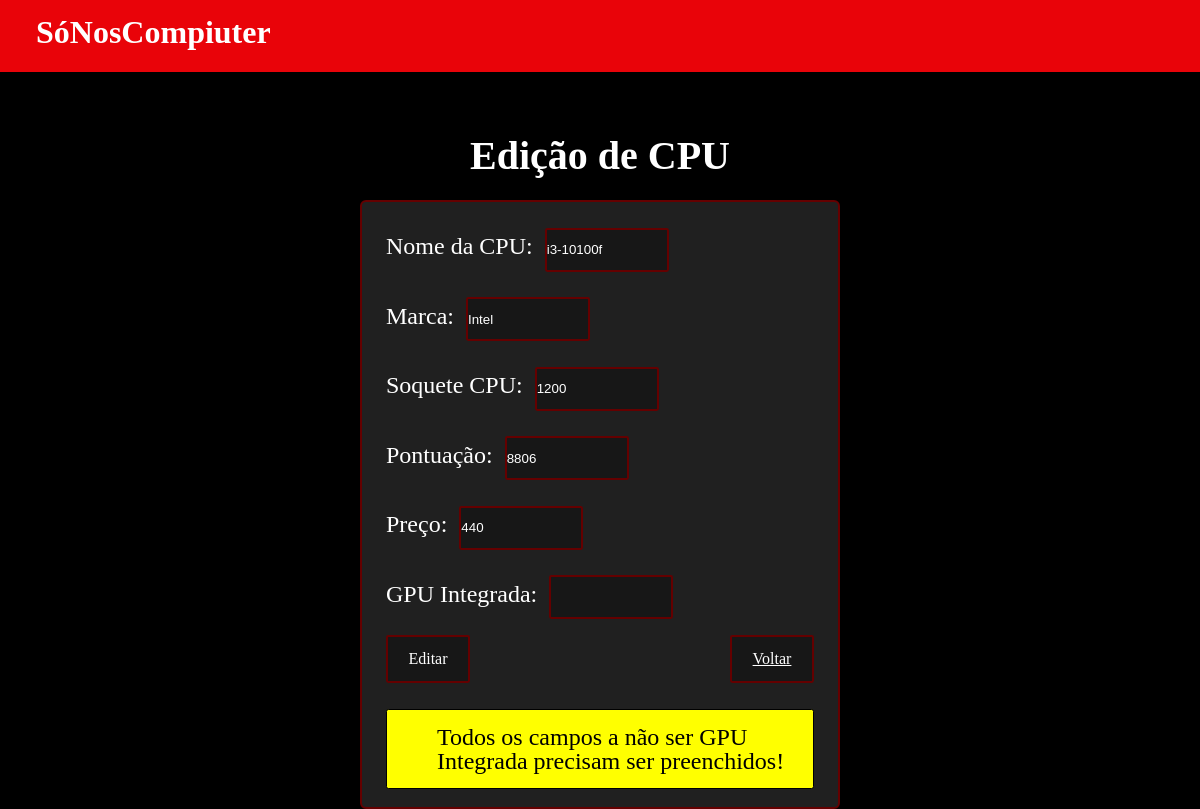
Page /login/edit_cpu.php?id=1 (signed in) on the committed database.
### tables this page shows
CREATE TABLE `cpu` (
  `id` int(5) NOT NULL,
  `marca` varchar(50) DEFAULT NULL,
  `soquete` varchar(50) DEFAULT NULL,
  `pontuacao` int(6) DEFAULT NULL,
  `preco` float DEFAULT NULL,
  `nome_cpu` varchar(50) NOT NULL,
  `gpu_integrado` varchar(50) DEFAULT NULL
);

### login/edit_cpu.php (the view, shortened to what this page needs)
<?php
    include('conexao.php');
    if(isset($_GET['id'])) {
        $id = (int)$_GET['id'];
    }
    $sql = "SELECT * from cpu where id = $id";
    $result = $mysqli->query($sql);
    $row = $result->FETCH_ASSOC();
    $nome = $row['nome_cpu'];
    $marca = $row['marca'];
    $soquete = $row['soquete'];
    $pontuacao = $row['pontuacao'];
    $preco = $row['preco'];
    $gpu_integrada = $row['gpu_integrado'];
    $nome_cpu = filter_input(INPUT_POST, 'nome_cpu', FILTER_SANITIZE_STRING);
    $marca_cpu = filter_input(INPUT_POST, 'marca_cpu', FILTER_SANITIZE_STRING);
    $soquete_cpu = filter_input(INPUT_POST, 'soquete_cpu', FILTER_SANITIZE_STRING);
    $preco_cpu = filter_input(INPUT_POST, 'preco_cpu', FILTER_SANITIZE_STRING);
    $pontuacao_cpu = filter_input(INPUT_POST, 'pontuacao_cpu', FILTER_SANITIZE_STRING);
    $gpu_integrada_cpu = filter_input(INPUT_POST, 'gpu_integrada', FILTER_SANITIZE_STRING);
    if($nome_cpu == "" || $marca_cpu == "" || $soquete_cpu == "" || $preco_cpu == "" || $pontuacao_cpu == "") {
        $erro_geral = "Todos os campos a não ser GPU Integrada precisam ser preenchidos!";
    }else if ($pontuacao_cpu < 0){
        $mensagem_pontuacao_invalido = "Insira uma pontuaçâo válida!";
    }else if ($preco_cpu < 0){
        $mensagem_preco_invalido = "Insira um preço válido!";
    }else if (preg_match('/^[a-zA-Z0-9\s-]+$/', $nome_gpu_integrado) || $nome_gpu_integrado == "") {
        if(preg_match('/^[a-zA-Z0-9]+$/', $soquete_cpu)) {
            if(preg_match('/^[0-9]+$/', $preco_cpu) || preg_match('/^[0-9]+$/', $pontuacao_cpu)) {
                if (preg_match('/^[a-zA-Z0-9\s-]+$/', $nome_cpu)) {
                    if(preg_match('/^[a-zA-Z0-9]+$/', $marca_cpu)){
                        $sql = "UPDATE cpu set nome_cpu = '$nome_cpu', marca = '$marca_cpu', soquete = '$soquete_cpu', preco = '$preco_cpu', pontuacao = '$pontuacao_cpu', gpu_integrado = '$gpu_integrada_cpu' where id = '$id'";
                        $result = mysqli_query($mysqli, $sql);
                        header('Location: painel_cpu.php');
                    }else {
                        $mensagem_marca_invalida = "O campo marca só pode conter letras e números!";
                    }
                } else {
                    $mensagem_caracteres_invalidos_letras_numeros = "Os campos nome e marca só podem conter letras e números!";
                }
            }else{
                $mensagem_caracteres_invalidos_numeros = "Os campos pontuaçãoe e preço só podem conter números inteiros!";
            }
        }else {
            $mensagem_soquete_invalido = "O campo soquete só pode conter letras e números!";
        }
    }else {
        $mensagem_nome_gpu_integrado_invalido = "O campo GPU Integrada só pode conter letras e números!";
    }
?>
<!DOCTYPE html>
<html lang="pt-br">
<head>
    <link href="//maxcdn.bootstrapcdn.com/font-awesome/4.2.0/css/font-awesome.min.css" rel="stylesheet">
    <link rel="stylesheet" media="screen" href="https://fontlibrary.org//face/horta" type="text/css" />
    <link rel="stylesheet" href="../css/reset.css">
    <link rel="stylesheet" href="../css/style.css">
</head>
<body>
    <header>
        <a href="index.php"><button class="titulo">SóNosCompiuter</button></a>
    </header>
    <h1>Edição de CPU</h1>
    <form action="" method="POST">
        <div class="games">
            <div>
                <p class="pgames">Nome da CPU:</p>
                <input class="label orçamento" type="text" id="nome_cpu" name="nome_cpu" value="<?php echo $nome; ?>">
            </div>
            <p class="pgames">Marca:</p>
            <input class="label orçamento" type="text" id="marca_cpu" name="marca_cpu" value="<?php echo $marca; ?>">
            <div>
                <p class="pgames">Soquete CPU:</p>
                <input class="label orçamento" type="text" id="soquete_cpu" name="soquete_cpu"
                    value="<?php echo $soquete; ?>">
            </div>
            <div>
                <p class="pgames">Pontuação:</p>
                <input class="label orçamento" type="number" id="pontuacao_cpu" name="pontuacao_cpu"
                    value="<?php echo $pontuacao; ?>">
            </div>
            <div>
                <p class="pgames">Preço:</p>
                <input class="label orçamento" type="text" id="preco_cpu" name="preco_cpu" value="<?php echo $preco; ?>">
            <div>
            <div>
                <p class="pgames">GPU Integrada:</p>
                <input class="label orçamento" type="text" id="gpu_integrada" name="gpu_integrada" value="<?php echo $gpu_integrada; ?>">
            <div>
            <div class="cadastrar-container">
                <button class="cadastrar" type="submit">Editar</button>
                <button class="cadastrar" type="button"><a class="style-href" href="painel_cpu.php">Voltar</a></button>
            </div>
            <?php
                if(isset($erro_geral)){
                    echo "<div class='info'>".$erro_geral."</div>";
                }
            ?>
        </div>
    </form>
</body>
</html>

### css/style.css (style rules this page uses)
.titulo { font-family: 'HortaRegular'; font-weight: normal; background-color: rgb(233, 3, 9); height: 8vh; width: 10vw; border: none; color: white; font-weight: bold; font-size: 4vh; cursor: pointer; transition: background-color 0.30s; margin-left: 3vw; position: absolute; }
body { background-color: black; }
header { height: 9vh; background-color: rgb(233, 3, 9); border: none; }
* { padding: 0; margin: 0; }
h1 { color: white; font-family: 'HortaRegular'; font-weight: bold; text-align: center; font-size: 5vh; margin-top: 8vh; margin-bottom: 3vh; }
.orçamento { background-color: rgb(23, 23, 23); border-radius: 0.2vw; color: white; border-color: rgb(100, 0, 0); border-style: solid; height: 5vh; margin-left: 0.5vw; width: 10vw; }
p { color: white; font-family: 'HortaRegular'; }
.games { border-color: rgb(100, 0, 0); border-style: solid; border-width: 0.2vw; background-color: rgb(32, 32, 32); margin-left: 30vw; margin-right: 30vw; border-radius: 0.5vw; padding-bottom: 1vh; padding-left: 2vw; padding-right: 2vw; font-size: 3vh; }
input[type=number] { -moz-appearance: textfield; appearance: textfield; }
.pgames { display: inline-block; margin-top: 4vh; }
::placeholder { text-align: left; font-size: 16px; bottom: 30; opacity: 0.2; }
.cadastrar { background-color: rgb(23, 23, 23); border-radius: 0.2vw; color: white; border-color: rgb(100, 0, 0); border-style: solid; height: 6vh; cursor: pointer; transition: 0.30s; width: 7vw; margin-bottom: 2vh; font-family: 'HortaRegular'; font-size: 2vh; }
.style-href { color: white; cursor: pointer; transition: 0.30s; text-align: center; }
.cadastrar-container { display: flex; flex-direction: row; justify-content: space-between; align-items: center; margin-top: 2vh; }
.info, .success { border: 1px solid; margin: 10px 0px; padding:15px 10px 15px 50px; background-repeat: no-repeat; background-position: 10px center; border-radius: 0.2vw; }
.info { color: black; background-color: yellow; }

### rows in the picture
cpu: nome_cpu "i3-10100f", marca_cpu "Intel", soquete_cpu "1200", pontuacao_cpu "8806", preco_cpu "440"

### other values in the picture
$erro_geral "Todos os campos a não ser GPU Integrada precisam ser preenchidos!"
